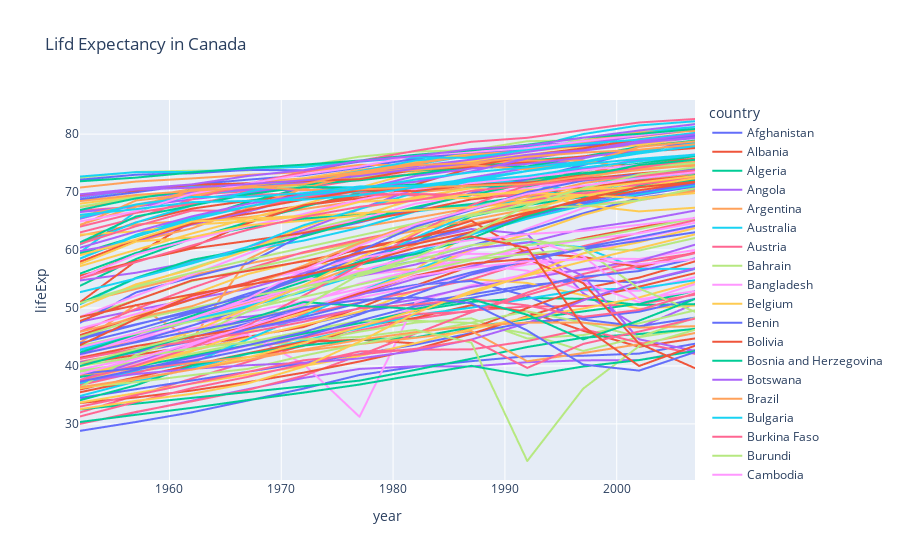

The cell this chart's notebook holds for it:
### Code cell
#line plot
# df[df['country']=='Canada']
fig=px.line(df,x='year',y='lifeExp',color='country',title='Lifd Expectancy in Canada')
fig.show();
